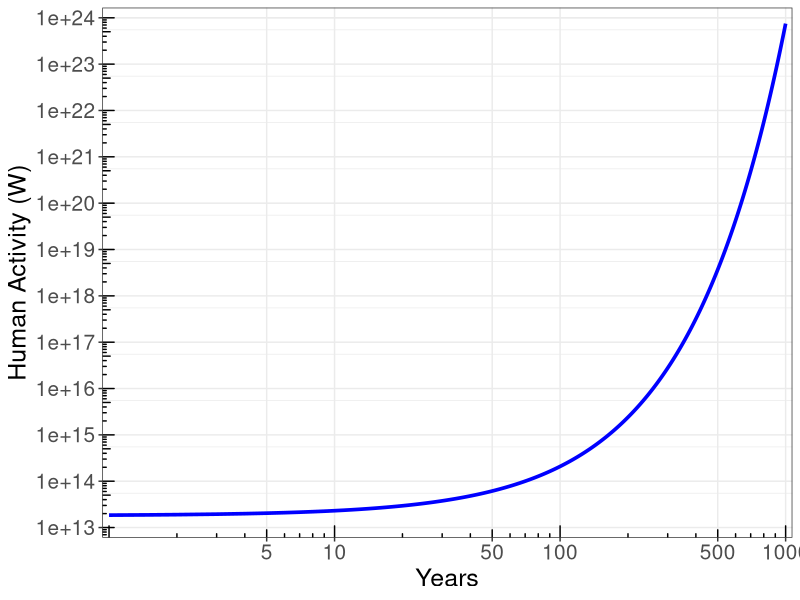
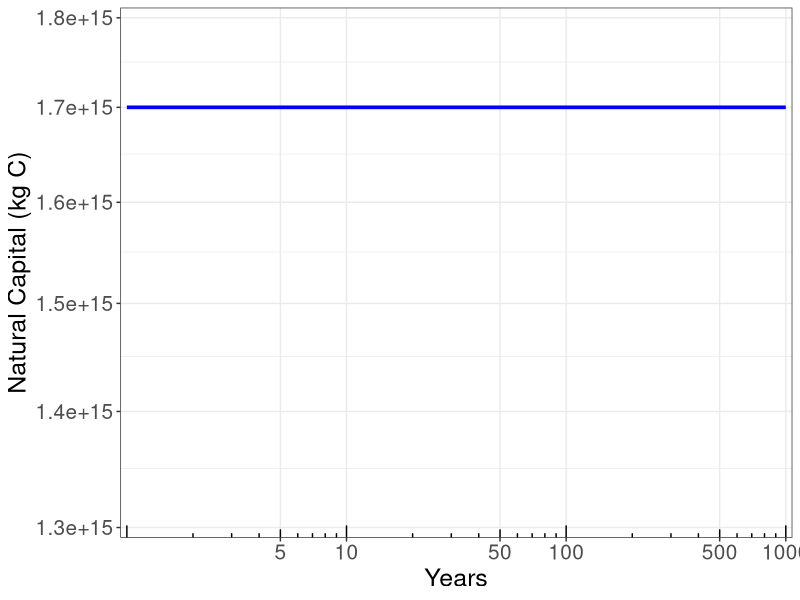

Write the R code that produced these figures, in order.
# Simulation: Sim03_FastTech_4Jun2014
# Description: green tech progress faster than overall growth
# last modified: by Dwayne June 4, 2014

###################################################################################
# load libraries
library("ggplot2")
library("grid")
library("scales")
###################################################################################
# CONSTANTS AND AUXILIARY VARIABLES

# run controls
starting_year <- 1
ending_year <- 1000

# constants
Rate_of_Increase_in_Human_Activity <- 0.02475 # /yr
Primary_Productivity <- 5.36e13 # kg C/yr
Replenishment_of_Natural_Capital <- Primary_Productivity
Unit_Depletion_of_Natural_Capital_t0 <- 5.5079e-08 # kg C / J/yr human activity
#Rate_of_Decrease_in_Unit_Depletion_of_Natural_Capital <- 0.0025 # /yr
Rate_of_Decrease_in_Unit_Depletion_of_Natural_Capital <- 0.03 # /yr
Effect_of_Natural_Capital_Depletion_on_Human_Activity <- 1.65e-16 # / kg C
Decrease_in_Human_Activity_t0 <- 0
Natural_Capital_Gap_t0 <- 0

# initialize stocks
Natural_Capital_t0 <- 1.70e15
Natural_Capital_NCU_t0 <- 100

Human_Activity_t0 <- 5.84063e20

Human_Activity_W_t0 <- # human activity, W
  Human_Activity_t0 * # human activity, J/yr
  1 * # 1 W / J/s
  1 / (365 * 24 * 60 * 60) # 1 yr / (365 d/yr * 24 hr/d * 60 min/hr * 60 s/min

Kardashev_Scale_t0 <- (log(Human_Activity_W_t0, 10) - 6) / 10


###################################################################################


###################################################################################
# STOCK 1: Human_Activity
# Units: J/yr
# Initial Value: 
#   Human_Activity_t0 <- 5.84063e14
#
# Inflow: Increase_in_Human_Activity
# Units: J/yr/yr
# Relationship:
#   Human_Activity (J/yr) * Rate_of_Increase_in_Human_Activity (/yr)

# Outflow: Decrease_in_Human_Activity
# Units: J/yr/yr
# Relationship:
#   (Natural_Capital_t0, kg C - Natural_Capital, kg C) *
#     Effect_of_Natural_Capital_Depletion_on_Human_Activity, J/yr/yr / kg C)
#
###################################################################################
# STOCK 2: Natural_Capital
# Units: kg C
# Initial Value: 
# Natural_Capital_t0 <- 1.70e15
# Constraint: must be <= initial value
#
# Inflow: Replenishment_of_Natural_Capital
# Units: kg C/yr
# Relationship: = Primary_Productivity (kg C/yr)

# Outflow: Depletion_of_Natural_Capital
# Units: kg C/yr
# Relationship: 
#   Initial Value: Depletion_of_Natural_Capital_t0, (kg C/J/yr)
#   Thereafter: Effect_of_Natural_Capital_Depletion_on_Human_Activity(t-1), (kg C/J/yr) * 
#     (1 - Rate_of_Decrease_in_Depletion_of_Natural_Capital), (/yr) *
#     Human_Activity(t-1) (J/yr)

# Natural_Capital <- min(Natural_Capital, Natural_Capital_t0) 
#     
###################################################################################
# SIMULATION
#
# initialize values

year <- starting_year

Depletion_of_Natural_Capital_t0 <- 
  Unit_Depletion_of_Natural_Capital_t0 * Human_Activity_t0

Output <- c(year, 
            Human_Activity_t0, 
            Human_Activity_W_t0,
            Kardashev_Scale_t0,
            Natural_Capital_t0,
            Natural_Capital_NCU_t0,
            Replenishment_of_Natural_Capital,
            Unit_Depletion_of_Natural_Capital_t0,
            Depletion_of_Natural_Capital_t0,
            Natural_Capital_Gap_t0,
            Decrease_in_Human_Activity_t0)

# names(Output) <- c("Year", 
#                        "Human_Activity", 
#                        "Kardashev_Scale",
#                        "Natural_Capital",
#                        "Natural_Capital_NCU",
#                        "Replenishment_of_Natural_Capital",
#                        "Unit_Depletion_of_Natural_Capital",
#                        "Depletion_of_Natural_Capital",
#                        "Natural_Capital_Gap",
#                        "Decrease_in_Human_Activity")

Human_Activity <- Human_Activity_t0
Natural_Capital <- Natural_Capital_t0
Unit_Depletion_of_Natural_Capital <- Unit_Depletion_of_Natural_Capital_t0

# complete simulation
while (year < ending_year) {
  Output_tminus1 <- Output
  year <- year + 1  
  
  # increment rate of natural capital depletion per unit human activity
  Unit_Depletion_of_Natural_Capital <- 
    Unit_Depletion_of_Natural_Capital *
    (1 - Rate_of_Decrease_in_Unit_Depletion_of_Natural_Capital)
  
  Depletion_of_Natural_Capital <- 
    Unit_Depletion_of_Natural_Capital * Human_Activity
  
  Natural_Capital_Gap <- Natural_Capital_t0 - Natural_Capital

  Decrease_in_Human_Activity <-
    Natural_Capital_Gap * 
    Effect_of_Natural_Capital_Depletion_on_Human_Activity *
    Human_Activity
  
  # perform mass balance on stocks
  
  Human_Activity <-
    Human_Activity +
    Human_Activity * Rate_of_Increase_in_Human_Activity - 
    Decrease_in_Human_Activity

  Natural_Capital <-
    Natural_Capital +
    Replenishment_of_Natural_Capital - 
    Depletion_of_Natural_Capital
  
  #constrain natural capital to less than or equal to initial value
  Natural_Capital <- min(Natural_Capital, Natural_Capital_t0)
  Natural_Capital <- max(Natural_Capital, 0)
  
  # define an arbitrary unit of natural capital
  Natural_Capital_NCU <- Natural_Capital * 100 / Natural_Capital_t0
  
  # calculate human activity in W and the Kardashev Scale
  Human_Activity_W <- # human activity, W
    Human_Activity * # human activity, J/yr
    1 * # 1 W / J/s
    1 / (365 * 24 * 60 * 60) # 1 yr / (365 d/yr * 24 hr/d * 60 min/hr * 60 s/min
  
  Kardashev_Scale <- (log(Human_Activity_W, 10) - 6) / 10
  if (Kardashev_Scale >= 3.0) break
  
  # add newest values to output data set
  new_output <- c(year, 
                  Human_Activity,
                  Human_Activity_W,
                  Kardashev_Scale,
                  Natural_Capital,
                  Natural_Capital_NCU,
                  Replenishment_of_Natural_Capital,
                  Unit_Depletion_of_Natural_Capital,
                  Depletion_of_Natural_Capital,
                  Natural_Capital_Gap,
                  Decrease_in_Human_Activity)
  
  names(new_output) <- c("Year", 
                         "Human_Activity",
                         "Human_Activity_W",
                         "Kardashev_Scale",
                         "Natural_Capital",
                         "Natural_Capital_NCU",
                         "Replenishment_of_Natural_Capital",
                         "Unit_Depletion_of_Natural_Capital",
                         "Depletion_of_Natural_Capital",
                         "Natural_Capital_Gap",
                         "Decrease_in_Human_Activity")

  Output <- rbind(Output, new_output)

}
###################################################################################

#Output # uncomment to print output data set if desired

# plot outputs of interest

# # plot human activity stock
# plot(
#   Output[,3]~Output[,1],
#   type="l",
#   xlab="Year",
#   ylab="Human Activity (Kardashev Scale)",
#   log="x"
#   )
# 
# # plot natural capital stock
# plot(
#   Output[,1], Output[,5],
#   log="x",
#   type="l",
#   xlab="Year",
#   ylab="Natural Capital (arbitrary units, 2013=100)"
#   )

# plot outputs in ggplot2

# convert from a matrix to a data frame (required for ggplot)
Output_df <- as.data.frame(Output)

# PLOT HUMAN ACTIVITY (FIGURE 13)
# assign data to be plotted
Human_Activity_Plot_1 <- ggplot(
  data = Output_df, # data set
  aes(x = Output_df$Year, # x variable
      y = Output_df$Human_Activity_W # y variable
  ),
)

# assign type of plot and any statistics to calculate
Human_Activity_Plot_2 <- Human_Activity_Plot_1 + 
  geom_line( # a basic line
    stat = "identity", # plot the actual value, no statistical transformation
    color = "blue", # set the line color
    size = 1.25 # set the line width
  )

# assign a theme
Human_Activity_Plot_3 <- Human_Activity_Plot_2 +
  theme_bw()  # a basic black and white theme

# log transform axes
Human_Activity_Plot_6 <- Human_Activity_Plot_3 +
  coord_trans(
    x = "log10", # transform x axis to log scale 
    y = "log10" # transform y axis to log scale
  )

# set axis labels, scales, and intervals

Human_Activity_Plot_7 <- Human_Activity_Plot_6 +
  scale_x_continuous(
    name = "Years", # x axis label
    limits = c(1, 1000), # set x axis limits
    breaks = c(5, 10, 50, 100, 500, 1000), # x axis limits and interval
    minor_breaks = function(x) log10(x)/10, # specify minor breaks (NOT DEBUGGED)
    expand = c(0.01,0) # control where y axis crosses - first number is fraction of plot left as white space
    #     labels = c("Years", "", "Decades", "", "Centuries", "") # replace x-axis numbers with text labels
  ) +
  scale_y_continuous(
    name = ("Human Activity (W)"), # y axis label
    limits = c(1e13, 1e24), # set y axis limits
    breaks = c(1e13, 1e14, 1e15, 1e16, 1e17, 1e18, 1e19, 1e20, 1e21, 1e22, 1e23, 1e24), # set breaks and tick marks
    expand = c(0.02,0) # control where x axis crosses - first number is fraction left as white space
  )

# set font size of labels and numbers on axes

Human_Activity_Plot_8 <- Human_Activity_Plot_7 +
  theme(
    axis.title.x = element_text(size = 18), # set font size of x axis label
    axis.text.x = element_text(size = 15), # set font size of x axis text
    axis.title.y = element_text(size = 18), # set font size of y axis label
    axis.text.y = element_text(size = 15), # set font size of y axis text
    panel.grid.minor = element_line() # specify minor grid lines (NOT DEBUGGED)
  )

# set tick marks

Human_Activity_Plot_9 <- Human_Activity_Plot_8 +
  annotation_logticks( # adds tick marks to a log scale
    scaled = FALSE # tells R we have transformed the axis, not the data
  )

Human_Activity_Plot_9


# PLOT NATURAL CAPITAL

# assign data to be plotted
Natural_Capital_Plot_1 <- ggplot(
  data = Output_df, # data set
  aes(x = Output_df$Year, # x variable
      y = Output_df$Natural_Capital # y variable
  ),
)

# assign type of plot and any statistics to calculate
Natural_Capital_Plot_2 <- Natural_Capital_Plot_1 + 
  geom_line( # a basic line
    stat = "identity", # plot the actual value, no statistical transformation
    color = "blue", # set the line color
    size = 1.25 # set the line width
  )

# assign a theme
Natural_Capital_Plot_3 <- Natural_Capital_Plot_2 +
  theme_bw()  # a basic black and white theme

# log transform axes
Natural_Capital_Plot_4 <- Natural_Capital_Plot_3 +
  coord_trans(
    x = "log10", # transform x axis to log scale 
    y = "log10" # transform y axis to log scale
  )

# set axis labels, scales, and intervals

Natural_Capital_Plot_5 <- Natural_Capital_Plot_4 +
  scale_x_continuous(
    name = "Years", # x axis label
    limits = c(1, 1000), # set x axis limits
    breaks = c(5, 10, 50, 100, 500, 1000), # x axis limits and interval
    minor_breaks = function(x) log10(x)/10, # specify minor breaks (NOT DEBUGGED)
    expand = c(0.01,0) # control where y axis crosses - first number is fraction of plot left as white space
    #     labels = c("Years", "", "Decades", "", "Centuries", "") # replace x-axis numbers with text labels
  ) +
  scale_y_continuous(
    name = ("Natural Capital (kg C)"), # y axis label
    limits = c(1.3e15, 1.8e15), # set y axis limits
    breaks = c(1.3e15, 1.4e15, 1.5e15, 1.6e15, 1.7e15, 1.8e15), # set breaks and tick marks
    expand = c(0.02,0) # control where x axis crosses - first number is fraction left as white space
  )

# set font size of labels and numbers on axes

Natural_Capital_Plot_6 <- Natural_Capital_Plot_5 +
  theme(
    axis.title.x = element_text(size = 18), # set font size of x axis label
    axis.text.x = element_text(size = 15), # set font size of x axis text
    axis.title.y = element_text(size = 18), # set font size of y axis label
    axis.text.y = element_text(size = 15), # set font size of y axis text
    panel.grid.minor = element_line() # specify minor grid lines (NOT DEBUGGED)
  )

# set tick marks

Natural_Capital_Plot_7 <- Natural_Capital_Plot_6 +
  annotation_logticks( # adds tick marks to a log scale
    scaled = FALSE # tells R we have transformed the axis, not the data
  )

Natural_Capital_Plot_7
